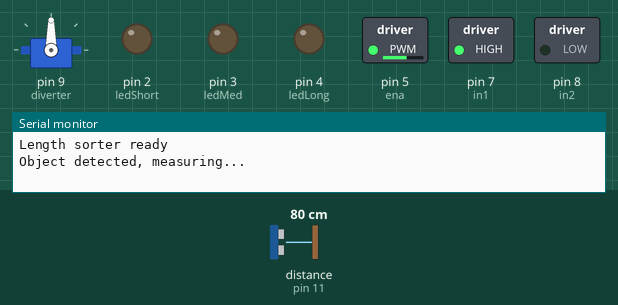
This sketch was run on a simulated Arduino Uno, built with avr-gcc and run on an emulated ATmega328P. On the bench: servo, switched loads named in the sketch (green lamp = pin HIGH), output pins drawn as LEDs (lit = HIGH), the last lines printed to the serial monitor. Wiring (inferred from the names in the program): ultrasonic range finder: trigger pin 10; echo pin 11. The test bench sets the inputs (shaded band); at power-on: distance to the obstacle (sensor on pin 11) 80 cm. The echo pulse lasts 58.3 µs per cm; pins used as bus, display or sensor lines are not drawn.

Above: at 1.2 s.
1.3 s: distance to the obstacle (sensor on pin 11) set to 120 cm
At 2.5 s:
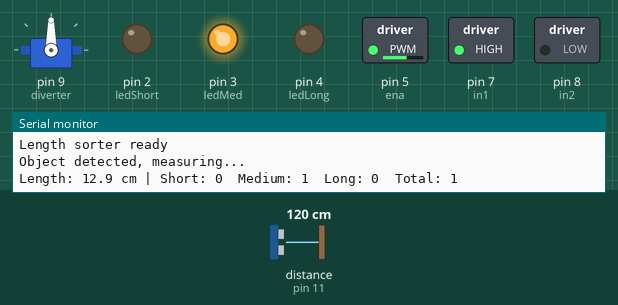
Timing chart, 0 to 4.4 s (numbered marks = the images above; inputs shaded):
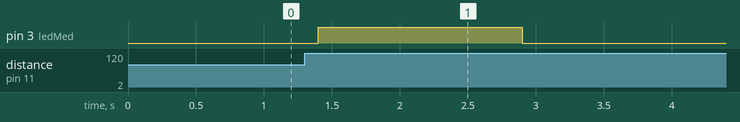

The sketch:

prodex_task01_lengthsorter1.ino
```cpp
#include <Servo.h>

Servo diverter;

int trig = 10, echo = 11;                    // ultrasonic sensor
int ena = 5, in1 = 7, in2 = 8;               // motor driver
int ledShort = 2, ledMed = 3, ledLong = 4;   // indicator LEDs

float beltSpeed = 10.0;    // cm per second (measure this on your real belt)
int detectDist = 100;      // cm: something closer than this is "in front of the sensor"
float shortMax = 10.0;     // cm: below this = short
float medMax = 20.0;       // cm: below this = medium, otherwise long

int shortCount = 0, medCount = 0, longCount = 0;

int getDistance() {
  digitalWrite(trig, LOW);
  delayMicroseconds(2);
  digitalWrite(trig, HIGH);
  delayMicroseconds(10);
  digitalWrite(trig, LOW);
  long t = pulseIn(echo, HIGH, 12000);       // 0 if nothing answers
  return t * 0.034 / 2;
}

bool objectPresent() {
  int d = getDistance();
  return d > 0 && d < detectDist;
}

void beltRun()  { digitalWrite(in1, HIGH); digitalWrite(in2, LOW); analogWrite(ena, 150); }

// measures how long the object stays in front of the sensor
float measureLength() {
  unsigned long start = millis();
  unsigned long lastSeen = start;
  int misses = 0;
  while (misses < 3) {                       // object has passed after 3 empty readings
    if (objectPresent()) { lastSeen = millis(); misses = 0; }
    else misses++;
    delay(20);
  }
  float seconds = (lastSeen - start) / 1000.0;
  return beltSpeed * seconds;                // length = speed x time
}

void setup() {
  Serial.begin(9600);
  pinMode(trig, OUTPUT);
  pinMode(echo, INPUT);
  pinMode(ena, OUTPUT);
  pinMode(in1, OUTPUT);
  pinMode(in2, OUTPUT);
  pinMode(ledShort, OUTPUT);
  pinMode(ledMed, OUTPUT);
  pinMode(ledLong, OUTPUT);
  diverter.attach(9);
  diverter.write(90);
  beltRun();
  Serial.println("Length sorter ready");
}

void loop() {
  if (objectPresent()) {                     // an object reaches the sensor
    Serial.println("Object detected, measuring...");
    float length = measureLength();          // belt keeps running
    if (length < 1.0) return;                // too short, treat as noise

    int led;
    if (length < shortMax)    { diverter.write(30);  led = ledShort; shortCount++; }
    else if (length < medMax) { diverter.write(90);  led = ledMed;   medCount++;   }
    else                      { diverter.write(150); led = ledLong;  longCount++;  }

    digitalWrite(led, HIGH);
    Serial.print("Length: ");  Serial.print(length, 1);
    Serial.print(" cm | Short: ");  Serial.print(shortCount);
    Serial.print("  Medium: ");     Serial.print(medCount);
    Serial.print("  Long: ");       Serial.print(longCount);
    Serial.print("  Total: ");      Serial.println(shortCount + medCount + longCount);

    delay(1500);                             // object travels to the bin
    digitalWrite(led, LOW);
    diverter.write(90);
  }
  delay(20);
}
```

Measured:
- after the input at 1.3 s, pin 3 (ledMed): LOW → HIGH after 0.10 s, → LOW 1.5 s later
